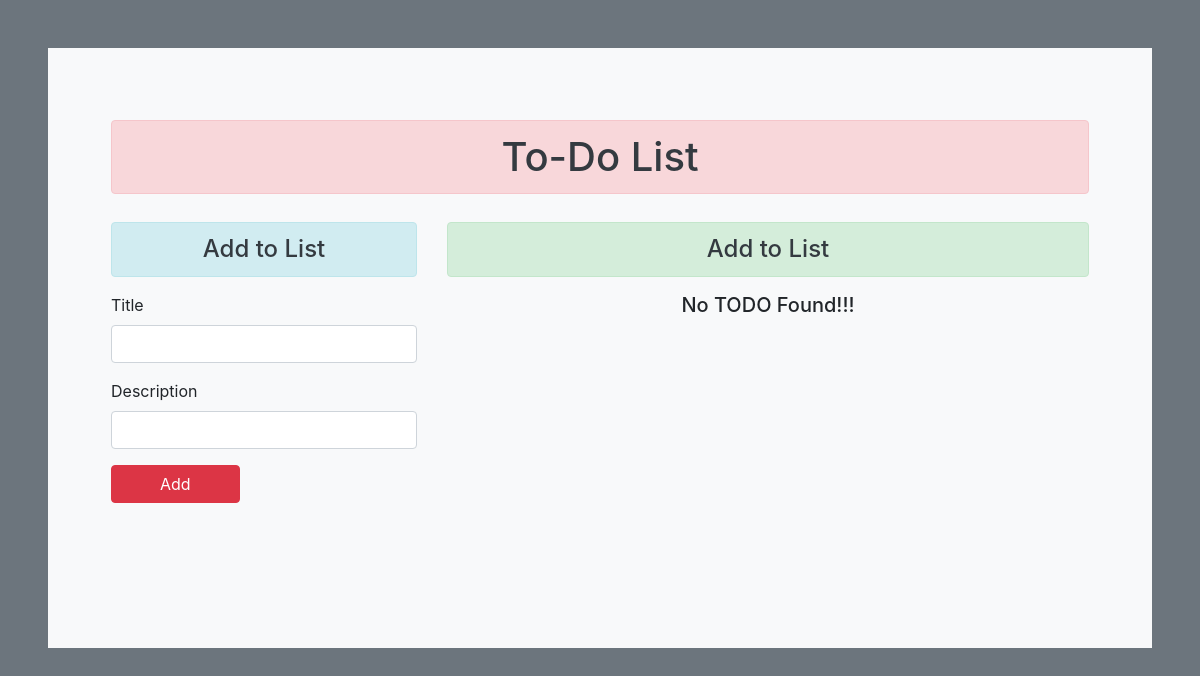
Before: / with the older database file.
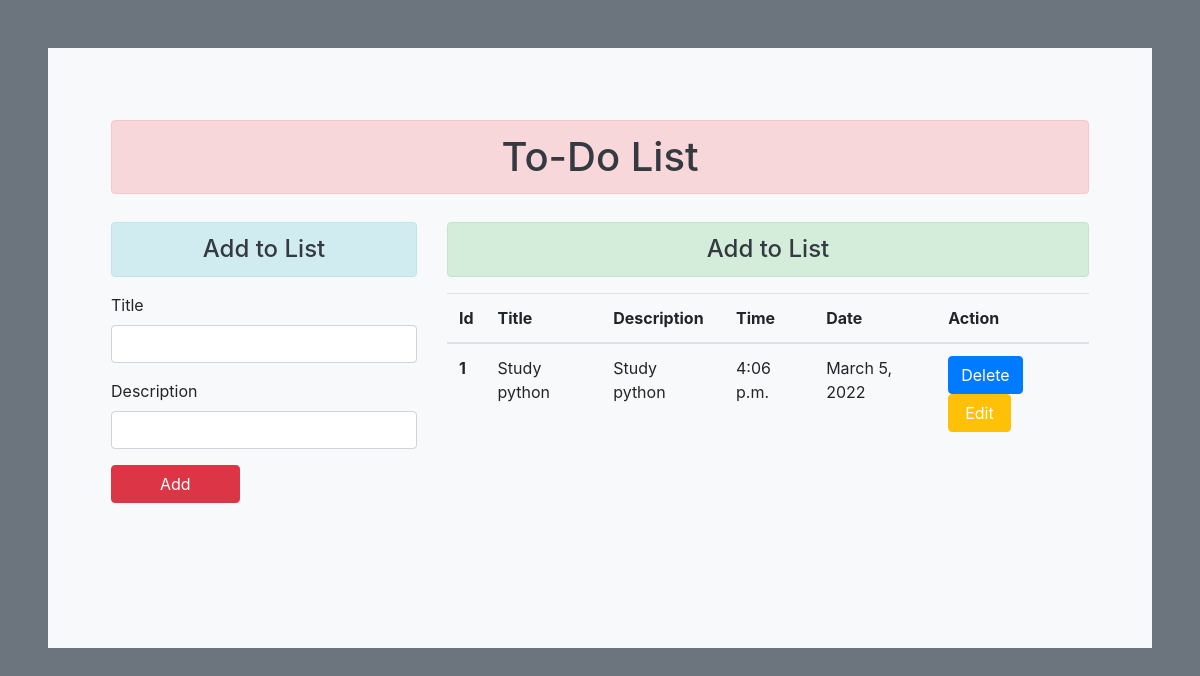
After: the same page with the newer database file.
### Home/models.py (models this page shows)
class Todo(models.Model):
    title=models.CharField(max_length=25)
    desc=models.TextField()
    date=models.DateField(auto_now_add=True)
    time=models.TimeField(auto_now_add=True)

### Home/views.py (the view)
# urls.py: path('',views.home,name='home'),
def home(request):
    data=Todo.objects.all()
    return render (request,'home.html',{'data':data})

### Home/templates/home.html (shortened to what this page needs)
<!DOCTYPE html>
{% load static %}
<html lang="en">
<head>
  <link rel="stylesheet" href="{% static 'css/bootstrap.min.css' %}">
</head>
<body class="bg-secondary">
  <div class="justify-content-center align-items-center bg-light p-5 m-5" style="height:600px">
    <div class="container-fluid my-4">
      <h1 class="ui-title text-center alert alert-danger text-dark" role="heading" aria-level="1">To-Do List</h1>
      <div class="row my-4">
        <div class="col-sm-4 mt-1 ">
          <h4 class="ui-title text-center alert alert-info text-dark"> Add to List</h4>
          <form action="add" method="post">
            <div class="form-group">
              <label for="title">Title</label>
              <input type="title" class="form-control" id="title" name="title">
            </div>
            <div class="form-group">
              <label for="desc">Description</label>
              <input type="desc" class="form-control" id="desc" name="desc">
            </div>
            <button type="submit" class="btn btn-danger px-5">Add</button>
          </form>
        </div>
        <div class="col-sm-8 offset-.5 mt-1">
          <h4 class="ui-title text-center alert alert-success text-dark"> Add to List</h4>
          {% if data %}
          <table class="table">
            <thead>
              <tr>
                <th scope="col">Id</th>
                <th scope="col">Title</th>
                <th scope="col">Description</th>
                <th scope="col">Time</th>
                <th scope="col">Date</th>
                <th scope="col">Action</th>
              </tr>
            </thead>
            <tbody>
              {% for x in data %}
              <tr>
                <th scope="row">{{forloop.counter}}</th>
                <td>{{x.title}}</td>
                <td>{{x.desc}}</td>
                <td>{{x.time}}</td>
                <td>{{x.date}}</td>
                <td>
                  <form action="{%url 'delete' x.id %}" method="post" class="d-inline">
                    <input type="submit" value="Delete" class="btn btn-primary btn-small text-white">
                  </form>
                  <form action="{%url 'edit' x.id %}" method="post" class="d-inline">
                    <input type="submit" value="Edit" class="btn btn-warning btn-small text-white px-3 ">
                  </form>
                </td>
              </tr>
            </tbody>
            {% endfor %}
          </table>
          {% else %}
          <h5 class="text-center">No TODO Found!!!</h5>
          {% endif %}
        </div>
      </div>
    </div>
  </div>
</body>
</html>

Changed rows visible on the page:
added Todo: title "Study python", desc "Study python", time "4:06 p.m.", date "March 5, 2022"
Other visible differences:
text no longer shown: "No TODO Found!!!"
text now shown: "Id Title Description Time Date Action"
